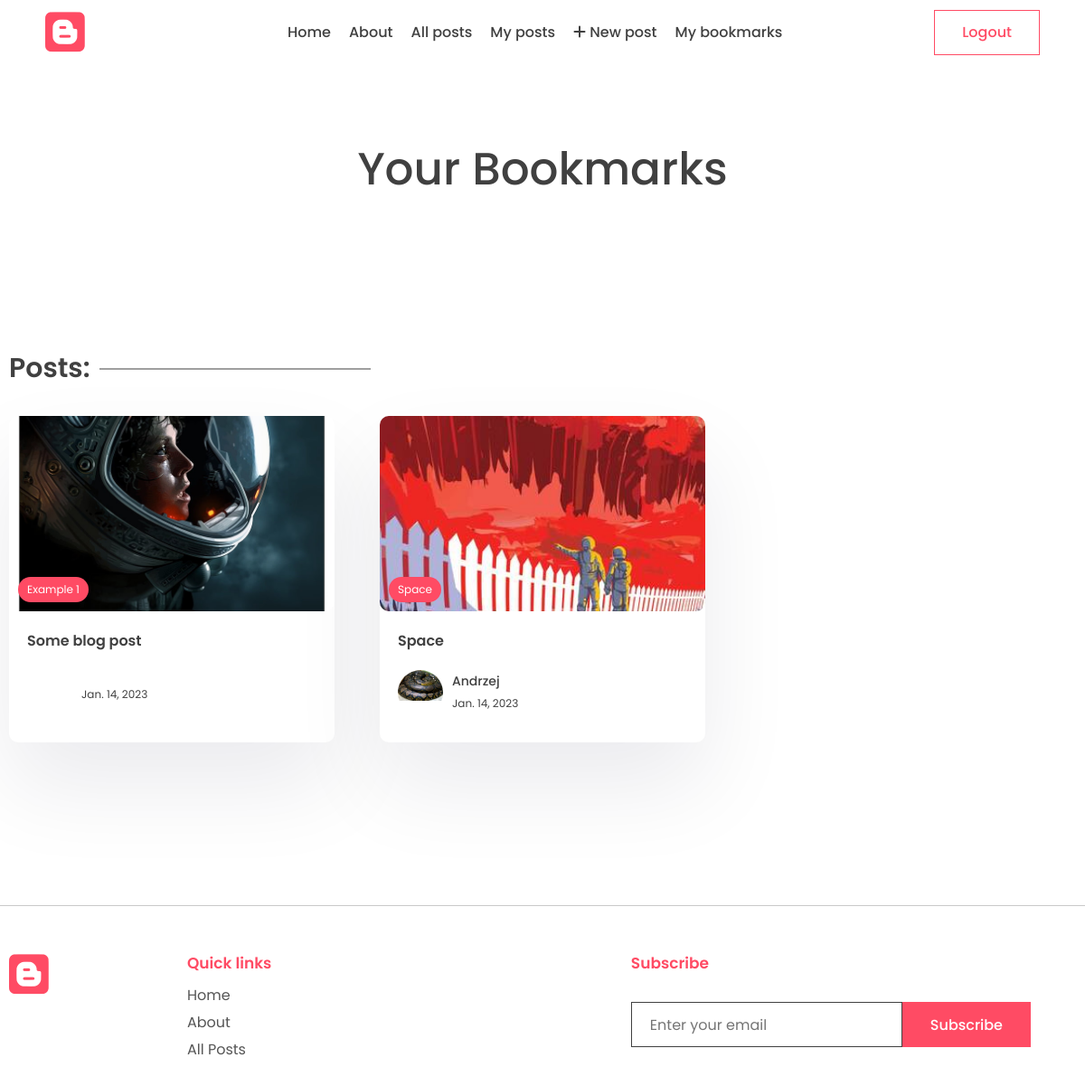
/my-bookmarks (signed in), run on the app's committed database.
### app/models.py (models this page shows, shortened)
class Post(models.Model):
    title = models.CharField(max_length=200)
    content = tinymce_models.HTMLField()
    last_updated = models.DateTimeField(auto_now=True)
    slug = models.SlugField(max_length=200, unique=True)
    image = models.ImageField(upload_to="images/", default="images/no_image.jpg")
    view_count = models.IntegerField(null=True, blank=True)
    is_featured = models.BooleanField(default=False)
    tags = models.ManyToManyField(Tag, related_name="post")
    author = models.ForeignKey(User, on_delete=models.CASCADE, null=True, blank=True)
    likes = models.ManyToManyField(User, related_name="blog_post")
    bookmarks = models.ManyToManyField(User, related_name="bookmarks", blank=True)

class Tag(models.Model):
    name = models.CharField(max_length=100)
    description = models.CharField(max_length=100)
    slug = models.SlugField(max_length=200, unique=True)

class Profile(models.Model):
    user = models.OneToOneField(User, on_delete=models.CASCADE)
    profile_image = models.ImageField(null=True, blank=True, upload_to="images/")
    slug = models.SlugField(max_length=200, unique=True)
    bio = models.CharField(max_length=200)

### app/views.py (the view)
# urls.py: path("my-bookmarks", views.my_bookmarks_view, name="my_bookmarks"),
@login_required
def my_bookmarks_view(request):
    user = get_object_or_404(User, id=request.user.id)
    bookmarks = user.bookmarks.all()
    context = {"bookmarks": bookmarks}
    return render(request, "app/my_bookmarks.html", context)

### app/templates/app/my_bookmarks.html (shortened to what this page needs)
{% extends 'base.html' %}
{% block content %}
<main class="sp">
    <div class="container">
        <center>
            <div class="typo">
                <h1 class="title">Your Bookmarks</h1>
            </div>
        </center>
    </div>
</main>
<section class="sp">
    <div class="container">
        <h1 class="sec-title">Posts:</h1>
        <div class="grid-3">
            {% for post in bookmarks %}
            <a href="{% url 'post_page' post.slug %}">
                <div class="card">
                    <div class="post-img">
                        {% if post.image %}
                        <img src="{{post.image.url}}" alt="" />
                        {% endif %}
                        <div class="tag">{{post.tags.all.0.name}}</div>
                    </div>
                    <div class="card-content">
                        <h3>
                            {{post.title}}
                        </h3>
                        <div class="author">
                            <div class="profile-pic">
                                <img src="{{post.author.profile.profile_image.url}}" alt="" />
                            </div>
                            <div class="details">
                                <p>{{post.author.first_name}}</p>
                                <small>{{post.last_updated|date}}</small>
                            </div>
                        </div>
                    </div>
                </div>
            </a>
            {% empty %}
            <p>You havn't saved any post yet</p>
            {% endfor %}
        </div>
    </div>
</section>
{% endblock content %}

### app/static/app/style.css (style rules this page uses)
* { margin: 0; padding: 0; box-sizing: border-box; text-decoration: none; border: none; outline: none; list-style: none; font-family: "Poppins", sans-serif; color: var(--black); }
:root { --red: #ff4b64; --black: #404040; --des: #555555; --shadow: #ffffff1a 0px 1px 1px 0px inset, #32325d40 0px 50px 100px -20px, #0000004d 0px 30px 60px -30px; --shadow2: rgba(17, 12, 46, 0.084) 0px 48px 100px 0px; }
html { font-size: 62.5%; }
[class*="grid"] { display: grid; }
img { width: 100%; }
.container { max-width: 1220px; margin: auto; padding: 0 10px; }
p, a { font-size: 1.6rem; color: var(--des); }
.typo { width: 50%; margin-top: 5rem; }
.title { font-size: 5rem; font-weight: 500; }
.sp { padding: 8rem 0; }
.post-img { height: 40rem; width: 100%; overflow: hidden; border-radius: 1rem; }
.post-img img { height: 100%; object-fit: cover; object-position: center; }
.sec-title { font-size: 3rem; font-weight: 600; position: relative; width: fit-content; margin-bottom: 3rem; }
.sec-title::after { content: ""; position: absolute; right: -31rem; height: 1px; width: 30rem; background: var(--black); top: 50%; transform: translateY(-50%); }
.grid-3 { grid-template-columns: repeat(3, 1fr); gap: 5rem; }
.card { background: white; box-shadow: var(--shadow2); border-radius: 1rem; cursor: pointer; transition: 0.3s; }
.post-img { position: relative; }
.tag { position: absolute; bottom: 1rem; left: 1rem; background: var(--red); color: white; border-radius: 5rem; padding: 0.5rem 1rem; font-size: 1.2rem; }
.card-content { padding: 2rem; padding-bottom: 3rem; }
.card h3 { font-size: 1.6rem; font-weight: 600; }
.card .post-img { width: 100%; height: unset; aspect-ratio: 1/0.6; }
.author { display: flex; align-items: center; gap: 1rem; margin-top: 2rem; }
.profile-pic { width: 5rem; aspect-ratio: 1/1; border-radius: 50%; overflow: hidden; }
.author p { color: var(--black); font-weight: 500; font-size: 1.4rem; }
.author small { color: var(--black); font-size: 1.2rem; }
main { padding-top: 10rem !important; }
.post-img { width: 100%; height: 500px; }

### data on the page
Post: image (picture), tags.all.0.name "Example 1", title "Some blog post", last_updated "Jan. 14, 2023"
Post: image (picture), tags.all.0.name "Space", title "Space", author.profile.profile_image (picture), author.first_name "Andrzej", last_updated "Jan. 14, 2023"
